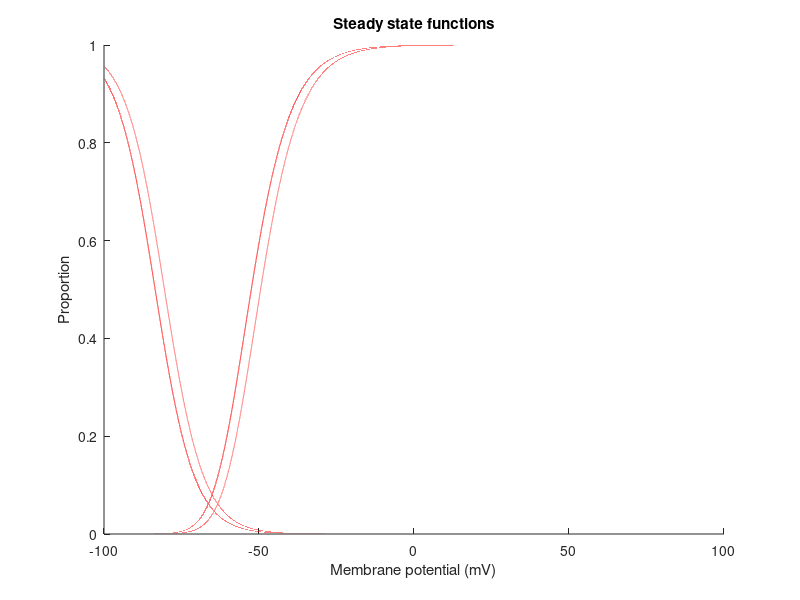
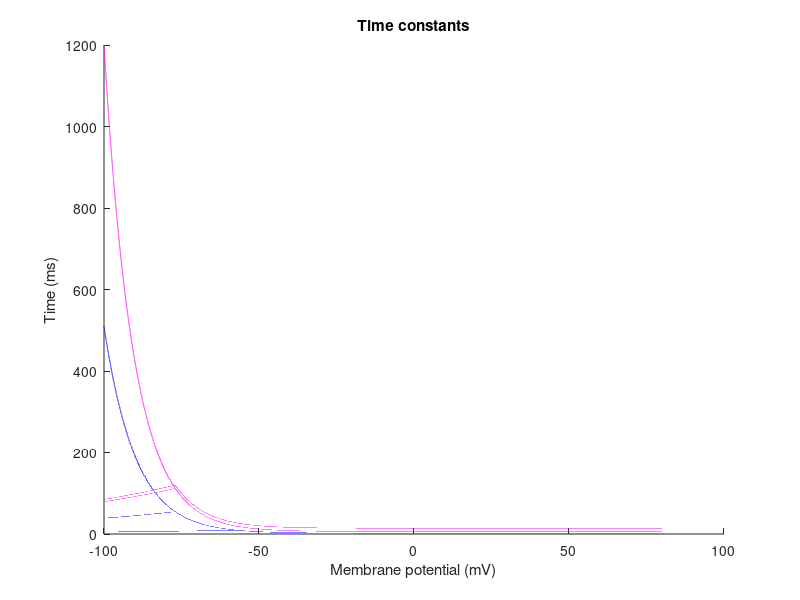

MATLAB code for these plots, in order:
clc
close all
v = -100:0.001:80;

% Equations:
celsius = 37;
phi = 3 ^ ((celsius-24)/10);
phiW = 3 ^ ((celsius-35)/10);
mshift = 3;
hshift = 3;
km = 6.2;
kh = 4;
m_inf = 1 ./ ( 1 + exp(-(v-mshift+57)/km) );
m_infAdj = 1 ./ ( 1 + exp(-(v-57)/6.2) );
m_infW = 1 ./ (1 + exp(-(v + 63) / 7.8));
m_infWAdj = 1 ./ (1 + exp(-(v + 63 - mshift) / 7.8));
h_inf = 1 ./ ( 1 + exp((v-hshift+81)/kh) );
h_infAdj = 1 ./ ( 1 + exp((v-3+81)/5) );
h_infW = 1 ./ (1 + exp((v + 83.5) / 6.3));
h_infWAdj = 1 ./ (1 + exp((v + 83.5 - hshift) / 6.3));
tau_m = (0.612 + 1.0 ./ ( exp(-(v-mshift+132)/16.7) + exp((v-mshift+16.8)/18.2) ) ) / phi;
a = 132;
aa = 16.7;
b = 16.8; %16.8;
bb = 10; %18.2;
c = 1;
tau_mAdj = ( 0.612 + 1.0 ./ ( exp(-(v-mshift+a)/aa) + exp((v-mshift+b)/bb) ) ) / phi;
tau_mW = (2.44 + 0.02506 * exp(-0.0984 * (v - mshift))) / phiW;
tau_h = zeros(1,length(v));
tau_hAdj = zeros(1,length(v));
for i = 1:length(v)
    if v(i)-hshift < -80
		tau_h(i) = exp((v(i)-hshift+467)/66.6) / phi;
    else
		tau_h(i) = ( 28 + exp(-(v(i)-hshift+22)/10.5) ) / phi;
    end
end
tau_hW = (7.66 + 0.02868 * exp(-0.1054 * (v - hshift))) / phiW;

tau_mWAdj = zeros(1,length(v));
tau_mWAdj2 = zeros(1,length(v));
tau_hWAdj = zeros(1,length(v));
tau_hWAdj2 = zeros(1,length(v));
for i = 1:length(v)
    if (v(i)-mshift) > -60
        tau_mWAdj(i) = (2.44 + 0.02506 * exp(-0.0984 * (v(i)-mshift))) / phiW;
    else
        tau_mWAdj(i) = exp(((v(i)-mshift)+223.35)/66.6) / phiW;
    end
    if (v(i)-mshift) > -80
        tau_mWAdj2(i) = (2.44 + 0.02506 * exp(-0.0984 * (v(i)-mshift))) / phiW;
    else
        tau_mWAdj2(i) = exp(((v(i)-mshift)+361.2)/66.6) / phiW;
    end
    if (v(i)-hshift) > -80
        tau_hWAdj(i) = (7.66 + 0.02868 * exp(-0.1054 * (v(i)-hshift))) / phiW;
        tau_hWAdj2(i) = (10 + 7.66 + 0.02868 * exp(-0.1054 * (v(i)-hshift))) / phiW;
    else
        tau_hWAdj(i) = exp(((v(i)-hshift)+408.8)/66.6) / phiW;
        tau_hWAdj2(i) = exp(((v(i)-hshift)+413.4)/66.6) / phiW;
    end
end

% Figures:
f1 = figure('Units', 'normalized', 'Position', [0, .01, 1.00, .89]);
%plot(v, m_inf.^2, 'b')
hold on
%plot(v, h_inf, 'b')
%plot(v, m_infAdj.^2, '--')
%plot(v, h_infAdj, '--')
plot(v, m_infW.^3, 'r')
plot(v, m_infWAdj.^3, 'r--')
plot(v, h_infW, 'r')
plot(v, h_infWAdj, 'r--')
hold off
titleStr = sprintf('Steady state functions');
set(f1,'name',titleStr)
title(titleStr)
xlabel('Membrane potential (mV)')
ylabel('Proportion')

f2 = figure('Units', 'normalized', 'Position', [0, .01, 1.00, .89]);
%plot(v, tau_m, 'g')
hold on
% plot(v, tau_mAdj, 'g')
% plot(v, ((tau_mAdj*phi).^1.16)/phi, 'g--') %1 - 10 mV, 1.16 - 20 mV, 1.35 - 40 mV
% plot(-63:-50, 5*ones(1,length(-68:-55)), 'r')
% Amp = 9.5;
% SD = 5;
% tau_m_adj = 0.5 + Amp*exp(-((v + 55).^2)/(2*SD^2));
%plot(v, tau_m_adj, 'r')
% Amp = 6.5;
% SD = 5;
% tau_m_adj = 3.5 + Amp*exp(-((v + 55).^2)/(2*SD^2));
% plot(v, tau_m_adj, 'g')
%plot(v, tau_h, 'r')
%plot(v, tau_hAdj, 'r-.')
plot(v, tau_mW, 'b')
plot(v, tau_hW, 'm')
plot(v, tau_mWAdj, 'b--')
plot(v, tau_mWAdj2, 'b-.')
plot(v, tau_hWAdj, 'm--')
plot(v, tau_hWAdj2, 'm-.')
hold off
titleStr = sprintf('Time constants');
set(f1,'name',titleStr)
title(titleStr)
xlabel('Membrane potential (mV)')
ylabel('Time (ms)')